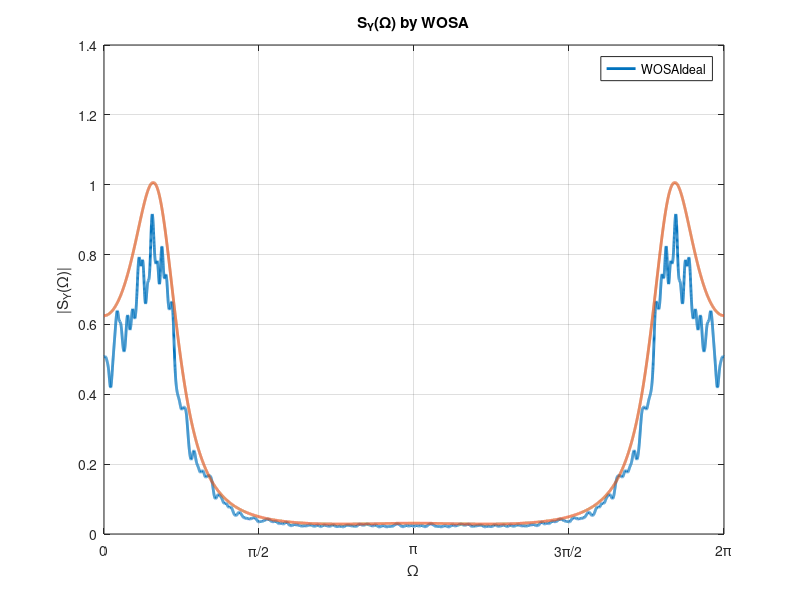

Write MATLAB code to recreate this figure.
%% settings
clear;clc;
sample_num=2^14;
x=zeros(1,sample_num);
for i=1:sample_num
    for j=1:12
        x(i)=x(i)+rand(1)-0.5;
    end
    x(i)=x(i)*sqrt(0.1);
end

%% Make filter
freq=linspace(0,2*pi,sample_num);
z=exp(1i*freq);
H1=(1-0.9*(z.^-1)+0.1*(z.^-2)+0.2*(z.^-3)).^-1;
H2=abs(H1);
H3=H2.^2;
Sx=0.1*ones(1,sample_num);
IdealSy=H3.*Sx;

%% Filtering x(n), make y(n)
X=fft(x);
Y=X.*H1;
y=ifft(Y);

%% WOSA to make Sy.
M=2^8;
N=sample_num;
wosa=zeros((M/2)-1,N);
WOSA=zeros((M/2)-1,N);
Result=zeros(1,N);
for i=1:(M/2)-1
    temp=y((M/2)*(i-1)+1:(M/2)*(i+1)).*(hamming(M).');
    wosa(i,:)=[zeros(1,N-M) temp];
end
for j=1:(M/2)-1
    WOSA(j,:)=(abs(fft(wosa(j,:))).^2);
end
for k=1:N
    Result(k)=mean(WOSA(:,k));
end
Result=Result/((M/2)-1);

%% plot
figure
plot(freq,Result,"LineWidth",2)
hold on
plot(freq,IdealSy,"LineWidth",2)
grid on
title("S_Y(Ω) by WOSA")
xticks(0:pi/2:2*pi)
xticklabels({'0','\pi/2','\pi','3\pi/2','2\pi'})
xlim([0 2*pi])
legend(["WOSA" "Ideal"])
ylabel("|S_Y(Ω)|")
xlabel("Ω")